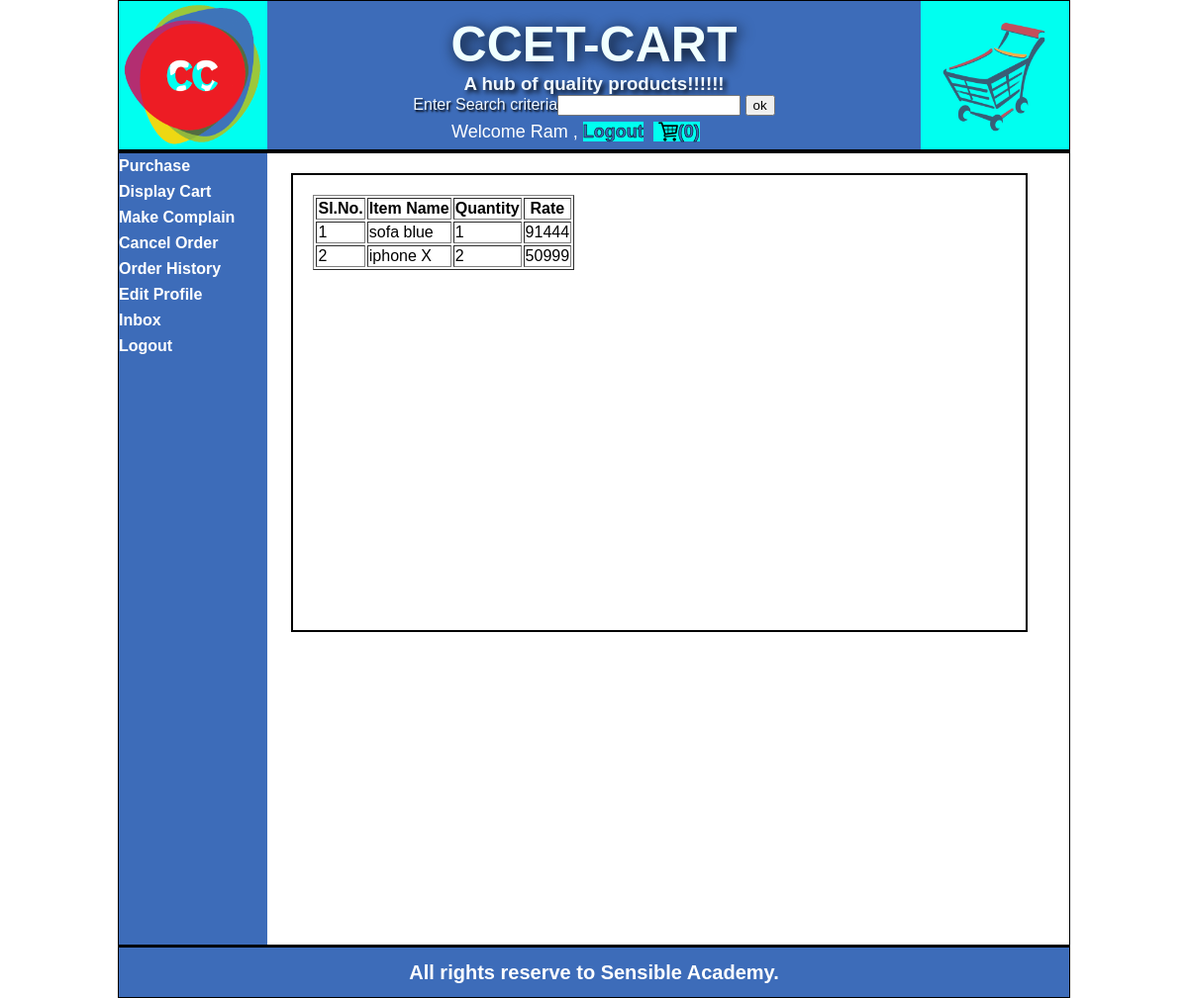
The app's page /displayOrderDetailForHistoryUser.php?id=3 (signed in) with its own data.
### tables this page shows
CREATE TABLE IF NOT EXISTS `order_detail` (
  `order_detail_id` int(11) NOT NULL AUTO_INCREMENT,
  `item_id` int(11) NOT NULL,
  `item_quantity` int(11) NOT NULL,
  `item_rate` float NOT NULL,
  `order_ref_id` int(11) NOT NULL,
  PRIMARY KEY (`order_detail_id`)
);

CREATE TABLE IF NOT EXISTS `item_info` (
  `item_id` int(11) NOT NULL AUTO_INCREMENT,
  `item_name` varchar(30) NOT NULL,
  `item_detail` text NOT NULL,
  `image_path` text NOT NULL,
  `parent_category` int(11) NOT NULL,
  `item_rate` float NOT NULL,
  `item_discount` float NOT NULL,
  `reg_date` date NOT NULL,
  PRIMARY KEY (`item_id`)
);

### displayOrderDetailForHistoryUser.php (the view, shortened to what this page needs)
<?php @session_start();
 if(isset($_SESSION["uname"]) && $_SESSION["utype"]=="user")
  {
  include("header.php");
?>
<div id="content">
<div id="adminArea">
<div id="leftAdminArea">
<?php
  include("userMenu.php");
?>
</div>
<?php
$id=$_REQUEST["id"];
?>
<div id="rightAdminArea">
<?php
include("dbconnect.php");
$rsOrder=mysqli_query($con,"select * from order_detail,item_info
where order_detail.item_id=item_info.item_id
and order_ref_id='$id'");
echo("<div id='mylist'>");
       echo("<table border='1'");
       echo("<tr>");
       echo("<th>Sl.No.</th>");
       echo("<th>Item Name</th>");
       echo("<th>Quantity</th>");
       echo("<th>Rate</th>");
       $cnt=0;
       while($row=mysqli_fetch_array($rsOrder))
       {
           $cnt++;
           echo("<tr>");
             echo("<td>");
               echo($cnt);
             echo("</td>");
             echo("<td>");
               echo($row["item_name"]);
             echo("</td>");
             echo("<td>");
               echo($row["item_quantity"]);
             echo("</td>");
             echo("<td>");
               echo($row["item_rate"]);
             echo("</td>");
            echo("</tr>");
       }
echo("</table>");
echo("</div>");
?>
</div>
</div>
</div>
<?php
  include("footer.php");
}
else
{
     header("location:loginForm.php");
}
?>

### mystyle.css (style rules this page uses)
body { margin: 0px; padding: 0px; font-family: Verdana, Geneva, Tahoma, sans-serif; }
#content { min-height: 450px; }
#adminArea { height:auto; border-bottom:3px solid black; border-top:3px solid black; }
#leftAdminArea { width:150px; min-height:100%; background-color: #3d6cb9; display:inline-block; vertical-align:top; }
#rightAdminArea { width:800px; height:auto; display:inline-block; vertical-align:top; }
#myList { margin: 20px; padding: 20px; border: 2px solid black; width: 700px; height: 420px; overflow: scroll; }

### records on screen
order_detail: item.item_name "sofa blue", item_quantity "1", item.item_rate "91444"
order_detail: item.item_name "iphone X", item_quantity "2", item.item_rate "50999"

### other values on screen
$_SESSION["uname"] "Ram"
$cnt "0"
